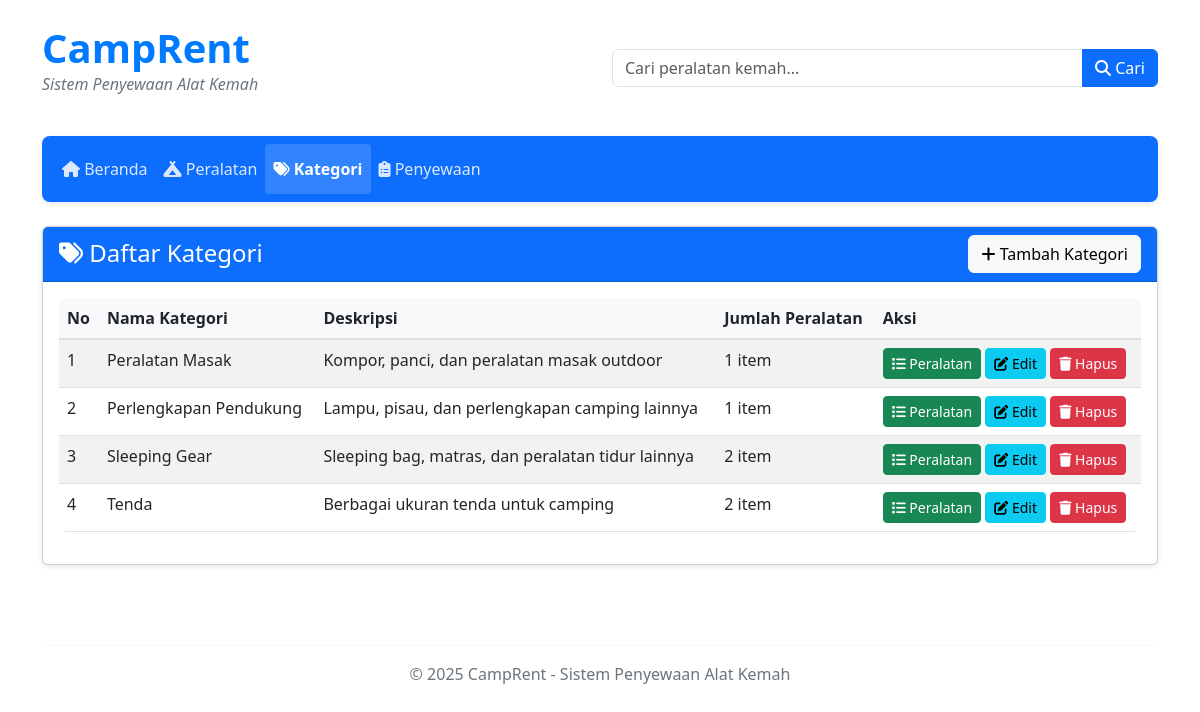
Screenshot of /index.php?page=kategori with the database file from the repository.
### tables this page shows
CREATE TABLE IF NOT EXISTS kategori (
    id INT PRIMARY KEY AUTO_INCREMENT,
    nama VARCHAR(100) NOT NULL,
    deskripsi TEXT,
    created_at TIMESTAMP DEFAULT CURRENT_TIMESTAMP,
    updated_at TIMESTAMP DEFAULT CURRENT_TIMESTAMP ON UPDATE CURRENT_TIMESTAMP
);

### class/Kategori.php (called while the page is built, shortened)
<?php
class Kategori {
    private $db;
    public function __construct($db) {
        $this->db = $db;
    }
    public function getAll() {
        $query = "SELECT * FROM kategori ORDER BY nama ASC";
        $stmt = $this->db->prepare($query);
        $stmt->execute();
        return $stmt->fetchAll();
    }
    public function countPeralatan($id) {
        $query = "SELECT COUNT(*) as total FROM peralatan WHERE kategori_id = :id";
        $stmt = $this->db->prepare($query);
        $stmt->bindParam(':id', $id);
        $stmt->execute();
        $result = $stmt->fetch();
        return $result['total'];
    }
}

### view/kategori/index.php (the view, shortened to what this page needs)
<?php
$kategoriObj = new Kategori($db);
$kategori_list = $kategoriObj->getAll();
?>
<div class="card mb-4">
    <div class="card-header bg-primary text-white d-flex justify-content-between align-items-center">
        <h4 class="mb-0"><i class="fas fa-tags"></i> Daftar Kategori</h4>
        <a href="index.php?page=kategori_add" class="btn btn-light">
            <i class="fas fa-plus"></i> Tambah Kategori
        </a>
    </div>
    <div class="card-body">
        <?php if (empty($kategori_list)): ?>
            <div class="alert alert-info">
                <i class="fas fa-info-circle"></i> Belum ada kategori yang tersedia.
            </div>
        <?php else: ?>
            <div class="table-responsive">
                <table class="table table-striped table-hover">
                    <thead>
                        <tr>
                            <th>No</th>
                            <th>Nama Kategori</th>
                            <th>Deskripsi</th>
                            <th>Jumlah Peralatan</th>
                            <th>Aksi</th>
                        </tr>
                    </thead>
                    <tbody>
                        <?php $no = 1; foreach($kategori_list as $kategori):
                            $jumlah_peralatan = $kategoriObj->countPeralatan($kategori['id']);
                        ?>
                        <tr>
                            <td><?php echo $no++; ?></td>
                            <td><?php echo htmlspecialchars($kategori['nama']); ?></td>
                            <td><?php echo htmlspecialchars(substr($kategori['deskripsi'], 0, 100) . (strlen($kategori['deskripsi']) > 100 ? '...' : '')); ?></td>
                            <td><?php echo $jumlah_peralatan; ?> item</td>
                            <td>
                                <a href="index.php?page=peralatan&kategori_id=<?php echo $kategori['id']; ?>" class="btn btn-sm btn-success">
                                    <i class="fas fa-list"></i> Peralatan
                                </a>
                                <a href="index.php?page=kategori_edit&id=<?php echo $kategori['id']; ?>" class="btn btn-sm btn-info">
                                    <i class="fas fa-edit"></i> Edit
                                </a>
                                <a href="index.php?page=kategori_delete&id=<?php echo $kategori['id']; ?>" class="btn btn-sm btn-danger"
                                   onclick="return confirm('Apakah Anda yakin ingin menghapus kategori ini? Semua peralatan dalam kategori ini juga akan dihapus.')">
                                    <i class="fas fa-trash"></i> Hapus
                                </a>
                            </td>
                        </tr>
                        <?php endforeach; ?>
                    </tbody>
                </table>
            </div>
        <?php endif; ?>
    </div>
</div>

### style.css (style rules this page uses)
body { font-family: 'Segoe UI', Tahoma, Geneva, Verdana, sans-serif; background-color: #f8f9fa; color: #333; }
.card { border-radius: 8px; box-shadow: 0 2px 5px rgba(0, 0, 0, 0.1); transition: all 0.3s ease; }
.btn { border-radius: 4px; padding: 0.5rem 1rem; transition: all 0.3s ease; }
.table { background-color: #fff; border-radius: 8px; overflow: hidden; }
.table thead th { background-color: #f8f9fa; border-bottom: 2px solid #dee2e6; }

### rows the page displays
kategori: nama "Peralatan Masak", deskripsi "Kompor, panci, dan peralatan masak outdoor", jumlah_peralatan "1"
kategori: nama "Perlengkapan Pendukung", deskripsi "Lampu, pisau, dan perlengkapan camping lainnya", jumlah_peralatan "1"
kategori: nama "Sleeping Gear", deskripsi "Sleeping bag, matras, dan peralatan tidur lainnya", id "2"
kategori: nama "Tenda", deskripsi "Berbagai ukuran tenda untuk camping", jumlah_peralatan "2"
